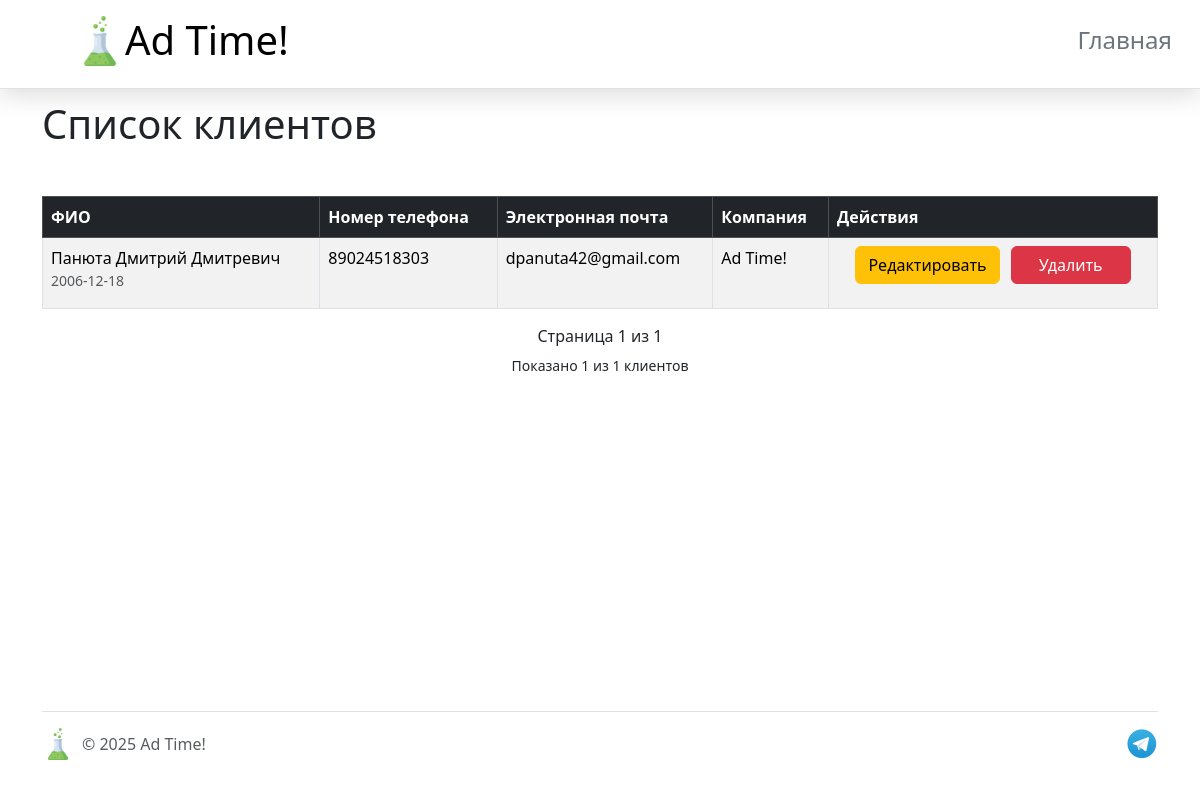
Page /list-customers on the earlier database version.
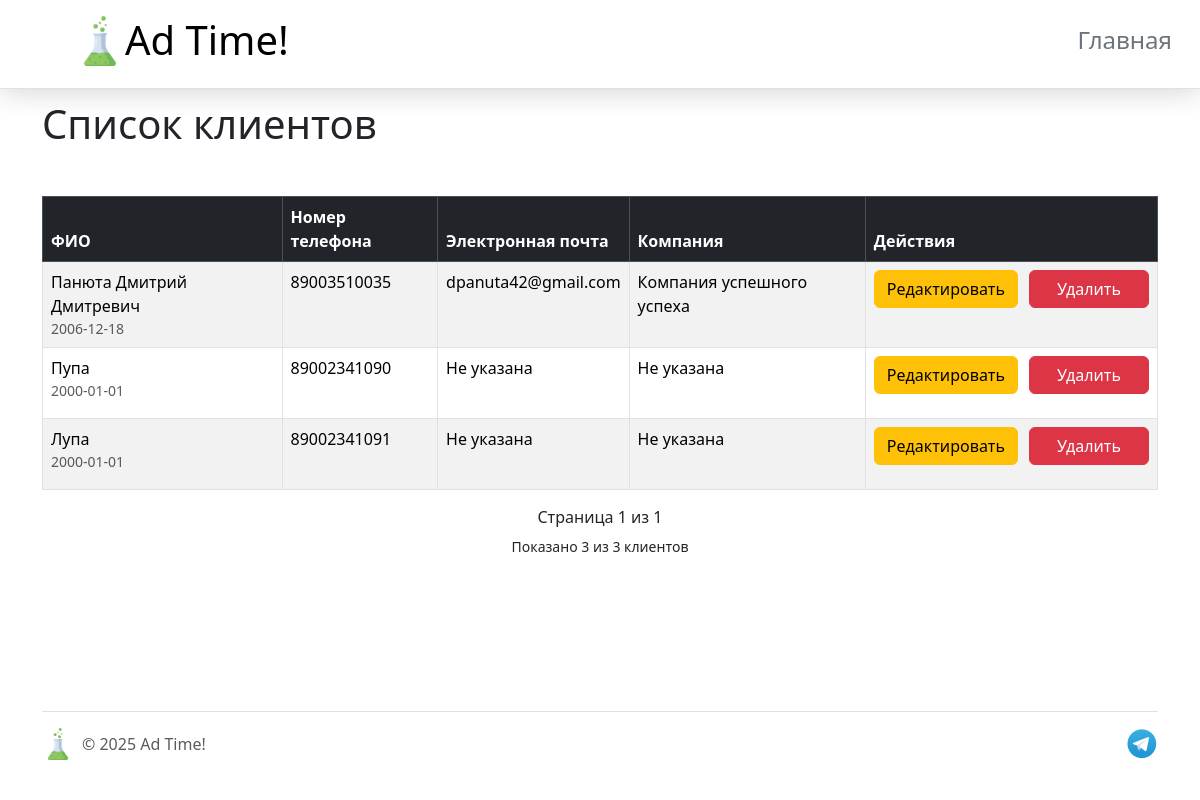
Same page on the later database version.
### models.py (models this page shows, shortened)
class Customer(db.Model):
    __tablename__ = 'customers'
    id = db.Column(db.Integer, primary_key=True)
    name = db.Column(db.String(125), nullable=False)
    date_of_birth = db.Column(db.Date)
    phone_number = db.Column(
        db.String(11), nullable=False, unique=True)
    email = db.Column(db.String(100))
    company = db.Column(db.String(100))

### app.py (the view)
@app.route('/list-customers')
def list_customers():
    page = request.args.get('page', 1, type=int)
    customers = Customer.query.paginate(
        page=page,
        per_page=10,
        error_out=False
    )
    app.logger.info(
        f"The page with customers has been loaded. Page {page}, total pages: {customers.pages}")
    return render_template('list_customers.html', customers=customers)

### templates/list_customers.html (shortened to what this page needs)
{% extends 'base.html' %}
{% block content %}
<h1>Список клиентов</h1>
{% if customers %}
<table class="table mt-5 table-bordered table-striped table-hover">
    <thead class="table-dark">
        <tr>
            <th>ФИО</th>
            <th>Номер телефона</th>
            <th>Электронная почта</th>
            <th>Компания</th>
            <th>Действия</th>
        </tr>
    </thead>
    <tbody>
        {% for customer in customers %}
        <tr>
            <td>
                <div>{{ customer.name }}</div>
                <div class="text-muted small">{{ customer.date_of_birth }}</div>
            </td>
            <td>{{ customer.phone_number }}</td>
            <td>{% if customer.email %}
                    {{ customer.email }}
                {% else %}
                    Не указана
                {% endif %}
            </td>
            <td>{% if customer.company %}
                    {{ customer.company }}
                {% else %}
                    Не указана
                {% endif %}</td>
            <td class="text-center">
                <div class="btn-group" role="group">
                    <a href="{{ url_for('update_customer', customer_id=customer.id) }}" class="btn btn-warning rounded">Редактировать</a>
                    <a href="{{ url_for('delete_customer', customer_id=customer.id) }}"
                    class="btn btn-danger rounded"
                    onclick="return confirm('Вы уверены, что хотите удалить этого клиента?')">Удалить</a>
                </div>
            </td>
        </tr>
        {% endfor %}
    </table>
    <div style="margin-top: 20px; text-align: center;">
        <span style="position: relative;margin: 0 20px; top: -5px">Страница {{ customers.page }} из {{ customers.pages }}</span>
    </div>
    <p style="text-align: center">
        <small>Показано {{ customers.items|length }} из {{ customers.total }} клиентов</small>
    </p>
{% else %}
    <div class="alert alert-info mt-4">
        <p class="mb-0">На данный момент в базе нет ни одного клиента. <a href="{{ url_for('add_customer') }}" class="alert-link">Добавить нового клиента</a>.</p>
    </div>
    {% endif %}
{% endblock %}

Differences in the rows shown:
changed Customer "Панюта Дмитрий Дмитревич": phone_number "89024518303" → "89003510035"; company "Ad Time!" → "Компания успешного успеха"
added Customer: name "Пупа", date_of_birth "2000-01-01", phone_number "89002341090", email "Не указана", company "Не указана"
added Customer: name "Лупа", date_of_birth "2000-01-01", phone_number "89002341091", email "Не указана", company "Не указана"
Other differences:
{{ customers.items|length }}: "1" → "3"
{{ customers.total }}: "1" → "3"
